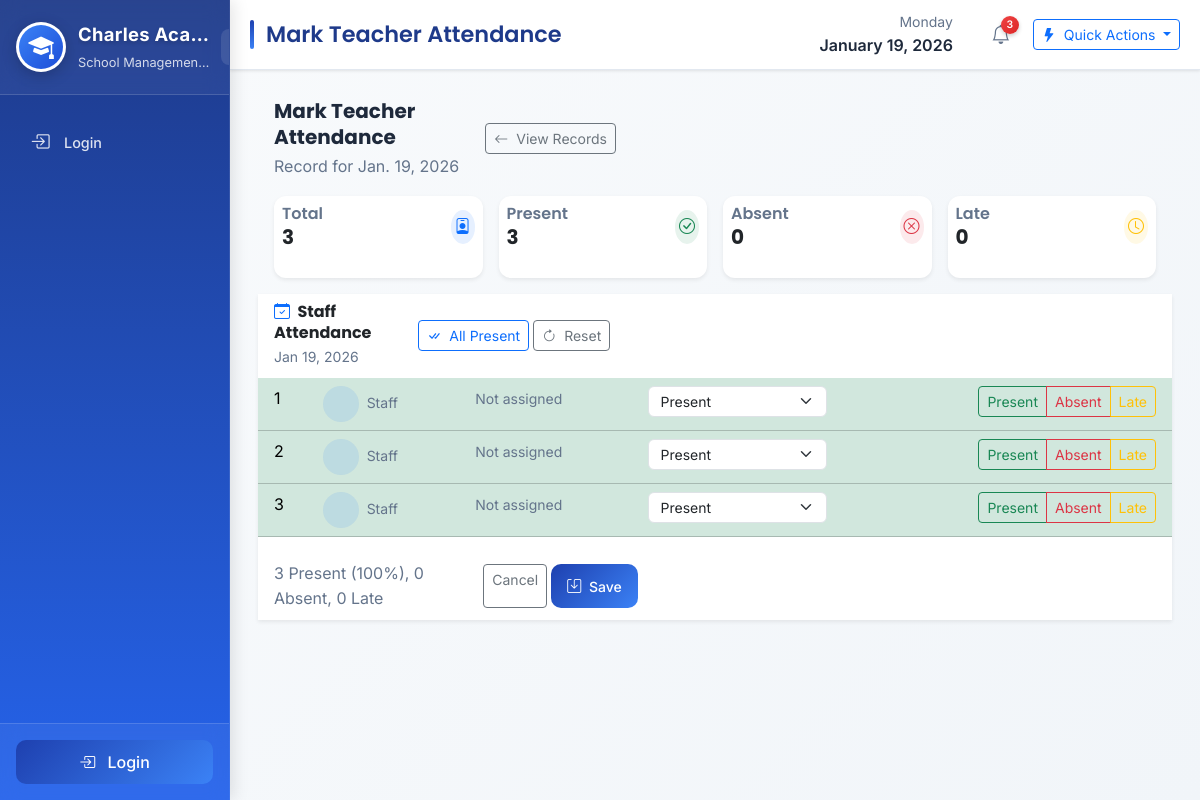
/attendance/teachers/mark/, run on the app's committed database.
### teachers/models.py (models this page shows, shortened)
class Teacher(models.Model):
    first_name = models.CharField(max_length=100)
    last_name = models.CharField(max_length=100)
    email = models.EmailField(unique=True)
    phone = models.CharField(max_length=20)
    subjects = models.ManyToManyField(Subject, blank=True)
    classes = models.ManyToManyField(ClassRoom, blank=True)
    is_available = models.BooleanField(default=True)
    created_at = models.DateTimeField(auto_now_add=True)

### attendance/views.py (the view, shortened to what this page needs)
# urls.py: path('teachers/mark/', views.mark_teacher_attendance, name='mark_teacher_attendance'),  # hii lazima ipo
def mark_teacher_attendance(request):
    teachers = Teacher.objects.all()
    today = timezone.now().date()
    return render(request, 'attendance/mark_teacher_attendance.html', {
        'teachers': teachers,
        'today': today
    })

### templates/attendance/mark_teacher_attendance.html (shortened to what this page needs)
{% extends 'base.html' %}
{% block page_title %}Mark Teacher Attendance{% endblock %}
{% block content %}
<div class="container-fluid px-0">
    <div class="d-flex flex-column flex-sm-row justify-content-between align-items-start align-items-sm-center mb-3 gap-2 px-2 px-sm-3">
        <div class="flex-grow-1">
            <h1 class="fw-bold mb-1 fs-5">Mark Teacher Attendance</h1>
            <p class="text-muted mb-0 fs-6">Record for {{ today }}</p>
        </div>
        <div class="w-100 w-sm-auto">
            <a href="{% url 'attendance:teacher_attendance_list' %}" class="btn btn-outline-secondary btn-sm d-block d-sm-inline-block">
                <i class="bi bi-arrow-left me-1"></i> <span>View Records</span>
            </a>
        </div>
    </div>
    <div class="row row-cols-2 row-cols-sm-4 g-2 g-sm-3 mb-3 px-2 px-sm-3">
        <div class="col">
            <div class="card border-0 shadow-sm h-100">
                <div class="card-body p-2">
                    <div class="d-flex justify-content-between align-items-center">
                        <div class="me-2">
                            <h6 class="text-muted mb-0 fs-7">Total</h6>
                            <h3 class="fw-bold mb-0 fs-5">{{ teachers|length }}</h3>
                        </div>
                        <div class="icon-wrapper bg-primary bg-opacity-10 rounded-circle p-1">
                            <i class="bi bi-person-badge text-primary fs-6"></i>
                        </div>
                    </div>
                </div>
            </div>
        </div>
        <div class="col">
            <div class="card border-0 shadow-sm h-100">
                <div class="card-body p-2">
                    <div class="d-flex justify-content-between align-items-center">
                        <div class="me-2">
                            <h6 class="text-muted mb-0 fs-7">Present</h6>
                            <h3 class="fw-bold mb-0 fs-5" id="presentCount">0</h3>
                        </div>
                        <div class="icon-wrapper bg-success bg-opacity-10 rounded-circle p-1">
                            <i class="bi bi-check-circle text-success fs-6"></i>
                        </div>
                    </div>
                </div>
            </div>
        </div>
        <div class="col">
            <div class="card border-0 shadow-sm h-100">
                <div class="card-body p-2">
                    <div class="d-flex justify-content-between align-items-center">
                        <div class="me-2">
                            <h6 class="text-muted mb-0 fs-7">Absent</h6>
                            <h3 class="fw-bold mb-0 fs-5" id="absentCount">0</h3>
                        </div>
                        <div class="icon-wrapper bg-danger bg-opacity-10 rounded-circle p-1">
                            <i class="bi bi-x-circle text-danger fs-6"></i>
                        </div>
                    </div>
                </div>
            </div>
        </div>
        <div class="col">
            <div class="card border-0 shadow-sm h-100">
                <div class="card-body p-2">
                    <div class="d-flex justify-content-between align-items-center">
                        <div class="me-2">
                            <h6 class="text-muted mb-0 fs-7">Late</h6>
                            <h3 class="fw-bold mb-0 fs-5" id="lateCount">0</h3>
                        </div>
                        <div class="icon-wrapper bg-warning bg-opacity-10 rounded-circle p-1">
                            <i class="bi bi-clock text-warning fs-6"></i>
                        </div>
                    </div>
                </div>
            </div>
        </div>
    </div>
    <div class="card border-0 shadow-sm rounded-0">
        <div class="card-header bg-white border-0 py-2">
            <div class="d-flex flex-column flex-sm-row justify-content-between align-items-start align-items-sm-center gap-2">
                <div class="flex-grow-1">
                    <h5 class="mb-0 fw-bold fs-6">
                        <i class="bi bi-calendar-check text-primary me-1"></i>
                        Staff Attendance
                    </h5>
                    <small class="text-muted fs-7">{{ today|date:"M d, Y" }}</small>
                </div>
                <div class="d-flex gap-1 w-100 w-sm-auto">
                    <button type="button" class="btn btn-outline-primary btn-sm flex-grow-1 flex-sm-grow-0" id="markAllPresent">
                        <i class="bi bi-check-all me-1"></i> <span class="d-none d-sm-inline">All Present</span>
                    </button>
                    <button type="button" class="btn btn-outline-secondary btn-sm flex-grow-1 flex-sm-grow-0" id="resetAll">
                        <i class="bi bi-arrow-clockwise me-1"></i> <span class="d-none d-sm-inline">Reset</span>
                    </button>
                </div>
            </div>
        </div>
        <form method="POST" id="attendanceForm">
            <div class="card-body p-0">
                <div class="table-responsive">
                    <table class="table table-hover mb-0">
                        <tbody>
                            {% for teacher in teachers %}
                            <tr class="attendance-row" data-teacher-id="{{ teacher.id }}">
                                <td class="ps-3 d-none d-sm-table-cell">{{ forloop.counter }}</td>
                                <td data-label="Teacher">
                                    <div class="d-flex align-items-center">
                                        <div class="avatar bg-primary bg-opacity-10 text-primary rounded-circle d-flex align-items-center justify-content-center me-2 flex-shrink-0"
                                             style="width: 36px; height: 36px;">
                                        </div>
                                        <div class="min-w-0">
                                            <small class="text-muted fs-7 d-block text-truncate">{{ teacher.teacher_id|default:"Staff" }}</small>
                                        </div>
                                    </div>
                                </td>
                                <td class="d-none d-md-table-cell" data-label="Subjects">
                                    {% if teacher.subjects_taught.all %}
                                        <div class="subject-tags d-flex flex-wrap gap-1">
                                            {% for subject in teacher.subjects_taught.all|slice:":2" %}
                                                <span class="badge bg-info">{{ subject.name|slice:":8" }}</span>
                                            {% endfor %}
                                            {% if teacher.subjects_taught.all|length > 2 %}
                                                <span class="badge bg-secondary">+{{ teacher.subjects_taught.all|length|add:"-2" }}</span>
                                            {% endif %}
                                        </div>
                                    {% else %}
                                        <span class="text-muted small">Not assigned</span>
                                    {% endif %}
                                </td>
                                <td data-label="Status">
                                    <div class="status-selector">
                                        <select name="teacher_{{ teacher.id }}"
                                                class="form-select status-select py-1"
                                                style="min-width: 100px; font-size: 0.875rem;">
                                            <option value="PRESENT" selected>Present</option>
                                        </select>
                                    </div>
                                </td>
                                <td class="text-end pe-3" data-label="Actions">
                                    <div class="btn-group btn-group-sm" role="group">
                                        <button type="button" class="btn btn-outline-success set-present px-1 px-sm-2"
                                                data-id="{{ teacher.id }}">
                                            <span class="d-none d-sm-inline">Present</span>
                                        </button>
                                        <button type="button" class="btn btn-outline-danger set-absent px-1 px-sm-2"
                                                data-id="{{ teacher.id }}">
                                            <span class="d-none d-sm-inline">Absent</span>
                                        </button>
                                        <button type="button" class="btn btn-outline-warning set-late px-1 px-sm-2"
                                                data-id="{{ teacher.id }}">
                                            <span class="d-none d-sm-inline">Late</span>
                                        </button>
                                    </div>
                                </td>
                            </tr>
                            {% endfor %}
                        </tbody>
                    </table>
                </div>
            </div>
            <div class="card-footer bg-white border-0 py-2">
                <div class="d-flex flex-column flex-sm-row justify-content-between align-items-center gap-2">
                    <div class="order-2 order-sm-1">
                        <span class="text-muted fs-7">
                            <span id="statsText">0 Present, 0 Absent, 0 Late</span>
                        </span>
                    </div>
                    <div class="order-1 order-sm-2 d-flex gap-1 w-100 w-sm-auto">
                        <a href="{% url 'attendance:teacher_attendance_list' %}"
                           class="btn btn-outline-secondary btn-sm flex-grow-1 flex-sm-grow-0">
                            Cancel
                        </a>
                        <button type="submit" class="btn btn-primary btn-sm px-3 flex-grow-1 flex-sm-grow-0">
                            <i class="bi bi-save me-1"></i> Save
                        </button>
                    </div>
                </div>
            </div>
        </form>
    </div>
</div>
{% endblock %}

### templates/base.html (style rules this page uses)
:root { --primary-color: #1e40af; --primary-light: #3b82f6; --primary-dark: #1e3a8a; --secondary-color: #2563eb; --accent-color: #60a5fa; --sidebar-blue: #1e3a8a; --sidebar-gradient: linear-gradient(180deg, #1e3a8a 0%, #2563eb 100%); --sidebar-hover: rgba(255, 255, 255, 0.15); --light-bg: #f8fafc; --dark-text: #1e293b; --light-text: #64748b; --success-color: #10b981; --warning-color: #f59e0b; --danger-color: #ef4444; --sidebar-width: 280px; --sidebar-collapsed: 80px; --header-height: 70px; --shadow-sm: 0 1px 3px rgba(0,0,0,0.1); --shadow-md: 0 4px 6px -1px rgba(0,0,0,0.1); --shadow-lg: 0 10px 15px -3px rgba(0,0,0,0.1); --border-radius: 12px; --transition: all 0.3s cubic-bezier(0.4, 0, 0.2, 1); --mobile-breakpoint: 992px; }
* { margin: 0; padding: 0; box-sizing: border-box; }
html { font-size: 16px; -webkit-text-size-adjust: 100%; text-size-adjust: 100%; scroll-behavior: smooth; }
body { font-family: 'Inter', sans-serif; background-color: var(--light-bg); color: var(--dark-text); line-height: 1.6; overflow-x: hidden; min-height: 100vh; -webkit-font-smoothing: antialiased; -moz-osx-font-smoothing: grayscale; }
h1, h2, h3, h4, h5, h6 { font-family: 'Poppins', sans-serif; font-weight: 600; line-height: 1.3; }
.card { border: none; border-radius: var(--border-radius); box-shadow: var(--shadow-sm); transition: var(--transition); margin-bottom: 1.25rem; background: white; overflow: hidden; }
.btn-primary { background: linear-gradient(135deg, var(--primary-color) 0%, var(--primary-light) 100%); border: none; padding: 0.625rem 1.5rem; border-radius: 10px; font-weight: 500; transition: var(--transition); min-height: 44px; min-width: 44px; }
.text-muted { color: var(--light-text) !important; }
.table-responsive { overflow-x: auto; -webkit-overflow-scrolling: touch; margin-bottom: 1rem; }

### templates/attendance/mark_teacher_attendance.html (style rules this page uses)
.min-w-0 { min-width: 0; }
.avatar { font-weight: 600; }

### data on the page
Teacher: teacher_id "Staff", id "Present"
Teacher: teacher_id "Staff", id "Present"
Teacher: teacher_id "Staff", id "Present"

### other printed values
{{ teachers|length }} "3"
